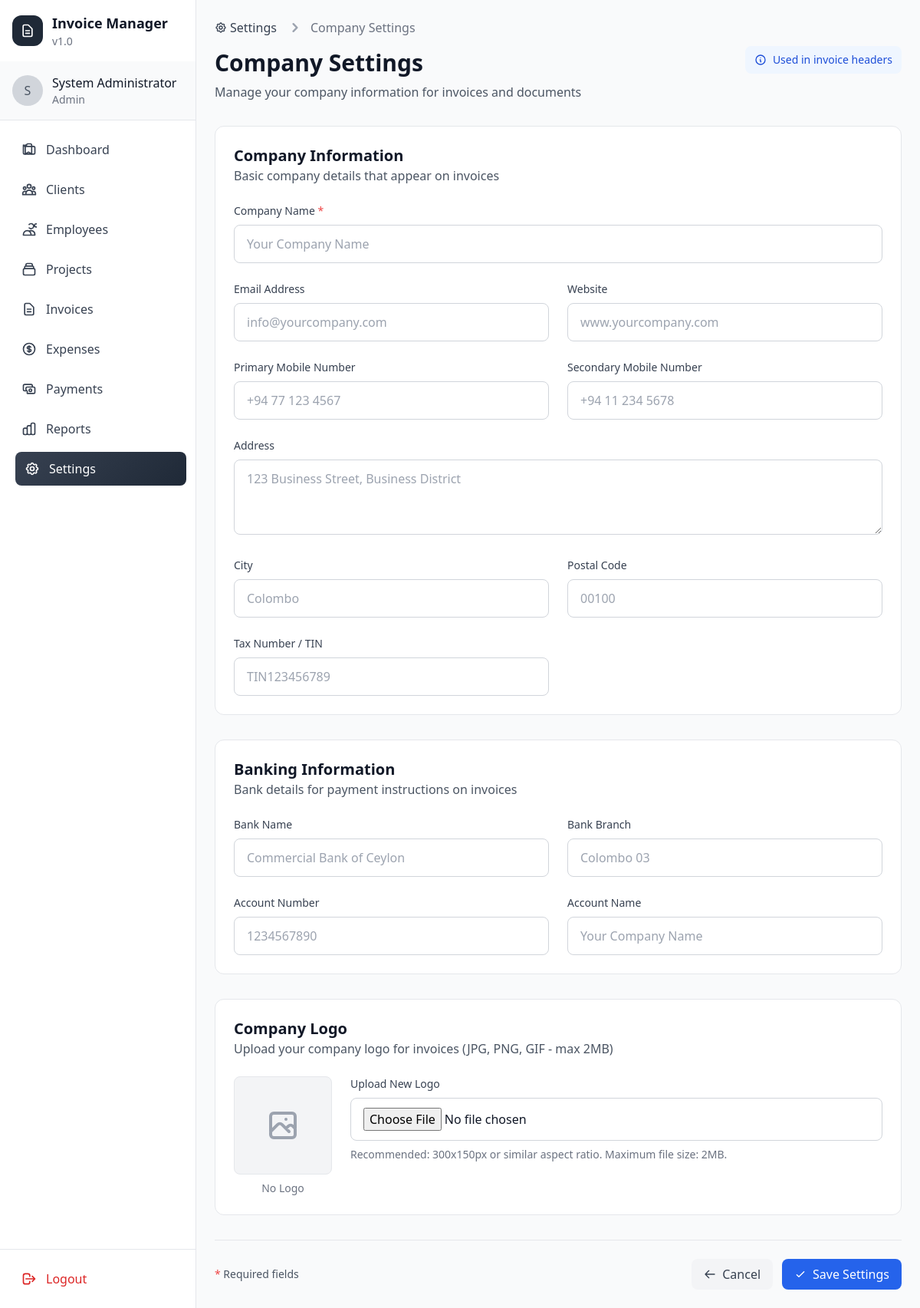
Before: /modules/settings/company-settings.php (signed in) with the older database file.
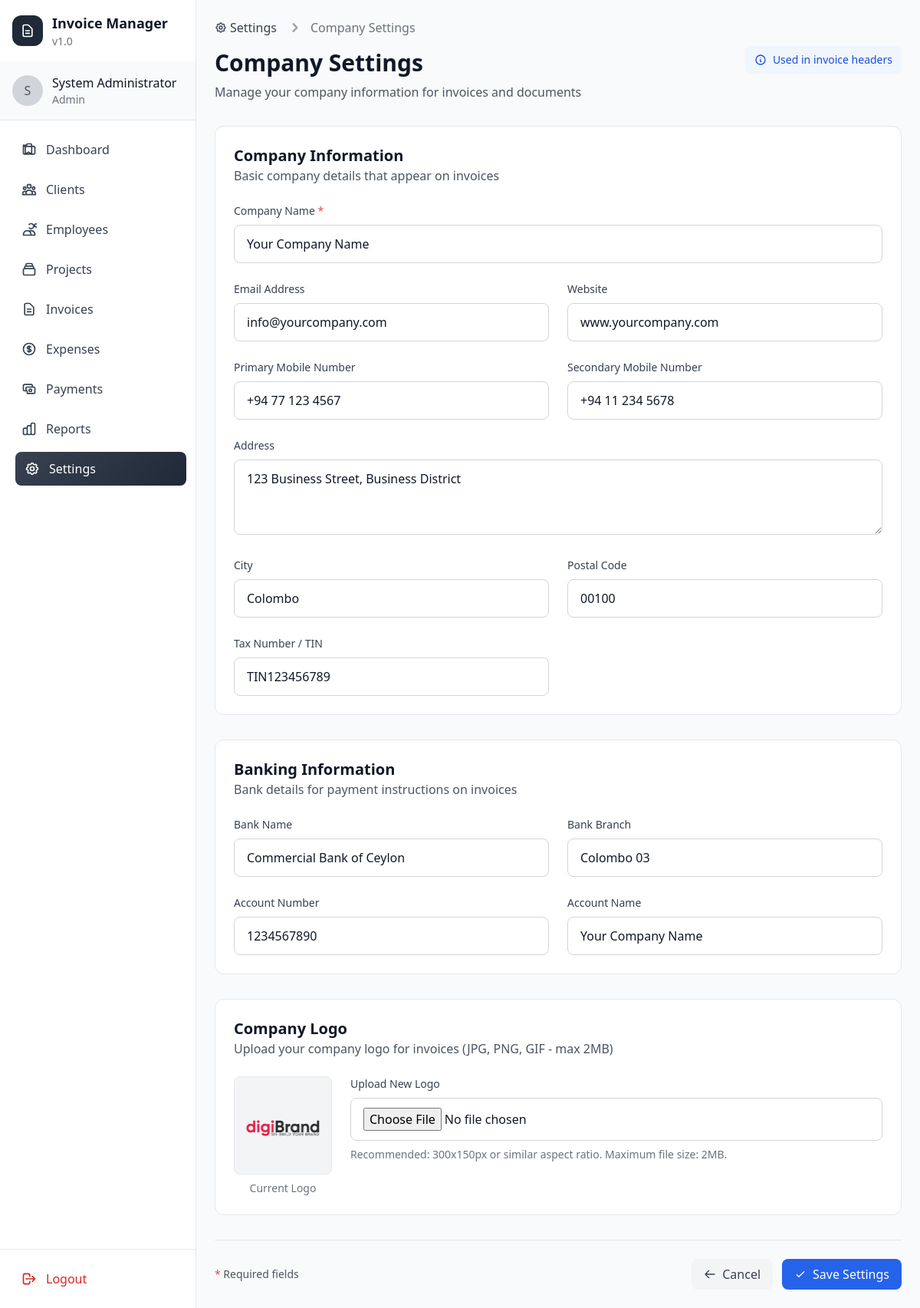
After: the same page with the newer database file.
### tables this page shows
CREATE TABLE company_settings (
    id INT PRIMARY KEY AUTO_INCREMENT,
    company_name VARCHAR(200) NOT NULL,
    email VARCHAR(100),
    mobile_number_1 VARCHAR(20),
    mobile_number_2 VARCHAR(20),
    address TEXT,
    city VARCHAR(100),
    postal_code VARCHAR(20),
    bank_name VARCHAR(100),
    bank_branch VARCHAR(100),
    bank_account_number VARCHAR(50),
    bank_account_name VARCHAR(100),
    tax_number VARCHAR(50),
    website VARCHAR(100),
    logo_path VARCHAR(255) DEFAULT 'assets/uploads/logo.png',
    created_at TIMESTAMP DEFAULT CURRENT_TIMESTAMP,
    updated_at TIMESTAMP DEFAULT CURRENT_TIMESTAMP ON UPDATE CURRENT_TIMESTAMP
);

### core/Helper.php (called while the page is built, shortened)
<?php
class Helper {
    public static function baseUrl($path = '') {
        $protocol = isset($_SERVER['HTTPS']) && $_SERVER['HTTPS'] === 'on' ? 'https' : 'http';
        $host = $_SERVER['HTTP_HOST'];
        $scriptPath = $_SERVER['SCRIPT_NAME'];
        $appDir = '';
        if (strpos($scriptPath, '/digibrandcrm/') !== false) {
            $parts = explode('/digibrandcrm/', $scriptPath);
            $appDir = dirname($parts[0]) . '/digibrandcrm';
        } else {
            $appDir = dirname($_SERVER['SCRIPT_NAME']);
        }
        $baseUrl = $protocol . '://' . $host . $appDir;
        if ($path) {
            return rtrim($baseUrl, '/') . '/' . ltrim($path, '/');
        }
        return rtrim($baseUrl, '/') . '/';
    }
}
?>

### modules/settings/company-settings.php (the view, shortened to what the rows shown need)
<?php
require_once '../../core/Helper.php';
$errors = [];
$settings = null;
$database = new Database();
$db = $database->getConnection();
try {
    $settingsQuery = "SELECT * FROM company_settings ORDER BY id DESC LIMIT 1";
    $settingsStmt = $db->prepare($settingsQuery);
    $settingsStmt->execute();
    $settings = $settingsStmt->fetch(PDO::FETCH_ASSOC);
} catch (Exception $e) {
    $errors[] = 'Error loading current settings.';
}
include '../../includes/header.php';
?>
<div class="max-w-6xl mx-auto">
    <div class="mb-8">
        <div class="flex flex-col sm:flex-row sm:items-center sm:justify-between">
            <div>
                <h1 class="text-3xl font-bold text-gray-900">Company Settings</h1>
            </div>
        </div>
    </div>
    <form method="POST" enctype="multipart/form-data" class="space-y-8">
        <div class="bg-white rounded-xl border border-gray-200 p-6">
            <div class="mb-6">
                <h2 class="text-xl font-semibold text-gray-900">Company Information</h2>
            </div>
            <div class="grid grid-cols-1 md:grid-cols-2 gap-6">
                <div class="md:col-span-2">
                    <label for="company_name" class="block text-sm font-medium text-gray-700 mb-2">
                        Company Name <span class="text-red-500">*</span>
                    </label>
                    <input type="text"
                           id="company_name"
                           name="company_name"
                           required
                           maxlength="200"
                           value="<?php echo htmlspecialchars($settings['company_name'] ?? ''); ?>"
                           class="w-full px-4 py-3 border border-gray-300 rounded-lg focus:ring-2 focus:ring-blue-500 focus:border-blue-500"
                           placeholder="Your Company Name">
                </div>
                <div>
                    <label for="email" class="block text-sm font-medium text-gray-700 mb-2">
                        Email Address
                    </label>
                    <input type="email"
                           id="email"
                           name="email"
                           maxlength="100"
                           value="<?php echo htmlspecialchars($settings['email'] ?? ''); ?>"
                           class="w-full px-4 py-3 border border-gray-300 rounded-lg focus:ring-2 focus:ring-blue-500 focus:border-blue-500"
                           placeholder="info@yourcompany.com">
                </div>
                <div>
                    <label for="website" class="block text-sm font-medium text-gray-700 mb-2">
                        Website
                    </label>
                    <input type="url"
                           id="website"
                           name="website"
                           maxlength="100"
                           value="<?php echo htmlspecialchars($settings['website'] ?? ''); ?>"
                           class="w-full px-4 py-3 border border-gray-300 rounded-lg focus:ring-2 focus:ring-blue-500 focus:border-blue-500"
                           placeholder="www.yourcompany.com">
                </div>
                <div>
                    <label for="mobile_number_1" class="block text-sm font-medium text-gray-700 mb-2">
                        Primary Mobile Number
                    </label>
                    <input type="tel"
                           id="mobile_number_1"
                           name="mobile_number_1"
                           maxlength="20"
                           value="<?php echo htmlspecialchars($settings['mobile_number_1'] ?? ''); ?>"
                           class="w-full px-4 py-3 border border-gray-300 rounded-lg focus:ring-2 focus:ring-blue-500 focus:border-blue-500"
                           placeholder="+94 77 123 4567">
                </div>
                <div>
                    <label for="mobile_number_2" class="block text-sm font-medium text-gray-700 mb-2">
                        Secondary Mobile Number
                    </label>
                    <input type="tel"
                           id="mobile_number_2"
                           name="mobile_number_2"
                           maxlength="20"
                           value="<?php echo htmlspecialchars($settings['mobile_number_2'] ?? ''); ?>"
                           class="w-full px-4 py-3 border border-gray-300 rounded-lg focus:ring-2 focus:ring-blue-500 focus:border-blue-500"
                           placeholder="+94 11 234 5678">
                </div>
                <div class="md:col-span-2">
                    <label for="address" class="block text-sm font-medium text-gray-700 mb-2">
                        Address
                    </label>
                    <textarea id="address"
                              name="address"
                              rows="3"
                              class="w-full px-4 py-3 border border-gray-300 rounded-lg focus:ring-2 focus:ring-blue-500 focus:border-blue-500"
                              placeholder="123 Business Street, Business District"><?php echo htmlspecialchars($settings['address'] ?? ''); ?></textarea>
                </div>
                <div>
                    <label for="city" class="block text-sm font-medium text-gray-700 mb-2">
                        City
                    </label>
                    <input type="text"
                           id="city"
                           name="city"
                           maxlength="100"
                           value="<?php echo htmlspecialchars($settings['city'] ?? ''); ?>"
                           class="w-full px-4 py-3 border border-gray-300 rounded-lg focus:ring-2 focus:ring-blue-500 focus:border-blue-500"
                           placeholder="Colombo">
                </div>
                <div>
                    <label for="postal_code" class="block text-sm font-medium text-gray-700 mb-2">
                        Postal Code
                    </label>
                    <input type="text"
                           id="postal_code"
                           name="postal_code"
                           maxlength="20"
                           value="<?php echo htmlspecialchars($settings['postal_code'] ?? ''); ?>"
                           class="w-full px-4 py-3 border border-gray-300 rounded-lg focus:ring-2 focus:ring-blue-500 focus:border-blue-500"
                           placeholder="00100">
                </div>
                <div>
                    <label for="tax_number" class="block text-sm font-medium text-gray-700 mb-2">
                        Tax Number / TIN
                    </label>
                    <input type="text"
                           id="tax_number"
                           name="tax_number"
                           maxlength="50"
                           value="<?php echo htmlspecialchars($settings['tax_number'] ?? ''); ?>"
                           class="w-full px-4 py-3 border border-gray-300 rounded-lg focus:ring-2 focus:ring-blue-500 focus:border-blue-500"
                           placeholder="TIN123456789">
                </div>
            </div>
        </div>
        <div class="bg-white rounded-xl border border-gray-200 p-6">
            <div class="mb-6">
                <h2 class="text-xl font-semibold text-gray-900">Banking Information</h2>
            </div>
            <div class="grid grid-cols-1 md:grid-cols-2 gap-6">
                <div>
                    <label for="bank_name" class="block text-sm font-medium text-gray-700 mb-2">
                        Bank Name
                    </label>
                    <input type="text"
                           id="bank_name"
                           name="bank_name"
                           maxlength="100"
                           value="<?php echo htmlspecialchars($settings['bank_name'] ?? ''); ?>"
                           class="w-full px-4 py-3 border border-gray-300 rounded-lg focus:ring-2 focus:ring-blue-500 focus:border-blue-500"
                           placeholder="Commercial Bank of Ceylon">
                </div>
                <div>
                    <label for="bank_branch" class="block text-sm font-medium text-gray-700 mb-2">
                        Bank Branch
                    </label>
                    <input type="text"
                           id="bank_branch"
                           name="bank_branch"
                           maxlength="100"
                           value="<?php echo htmlspecialchars($settings['bank_branch'] ?? ''); ?>"
                           class="w-full px-4 py-3 border border-gray-300 rounded-lg focus:ring-2 focus:ring-blue-500 focus:border-blue-500"
                           placeholder="Colombo 03">
                </div>
                <div>
                    <label for="bank_account_number" class="block text-sm font-medium text-gray-700 mb-2">
                        Account Number
                    </label>
                    <input type="text"
                           id="bank_account_number"
                           name="bank_account_number"
                           maxlength="50"
                           value="<?php echo htmlspecialchars($settings['bank_account_number'] ?? ''); ?>"
                           class="w-full px-4 py-3 border border-gray-300 rounded-lg focus:ring-2 focus:ring-blue-500 focus:border-blue-500"
                           placeholder="1234567890">
                </div>
                <div>
                    <label for="bank_account_name" class="block text-sm font-medium text-gray-700 mb-2">
                        Account Name
                    </label>
                    <input type="text"
                           id="bank_account_name"
                           name="bank_account_name"
                           maxlength="100"
                           value="<?php echo htmlspecialchars($settings['bank_account_name'] ?? ''); ?>"
                           class="w-full px-4 py-3 border border-gray-300 rounded-lg focus:ring-2 focus:ring-blue-500 focus:border-blue-500"
                           placeholder="Your Company Name">
                </div>
            </div>
        </div>
        <div class="bg-white rounded-xl border border-gray-200 p-6">
            <div class="mb-6">
                <h2 class="text-xl font-semibold text-gray-900">Company Logo</h2>
            </div>
            <div class="flex items-start space-x-6">
                <?php if (!empty($settings['logo_path']) && file_exists('../../' . $settings['logo_path'])): ?>
                    <div class="flex-shrink-0">
                        <div class="w-32 h-32 bg-gray-100 rounded-lg overflow-hidden border">
                            <img src="<?php echo Helper::baseUrl($settings['logo_path']); ?>"
                                 alt="Company Logo"
                                 class="w-full h-full object-contain">
                        </div>
                        <p class="text-sm text-gray-500 mt-2 text-center">Current Logo</p>
                    </div>
                <?php endif; ?>
            </div>
        </div>
    </form>
</div>
<?php include '../../includes/footer.php'; ?>

Changed rows visible on the page:
added company_settings: company_name "Your Company Name", email "info@yourcompany.com", website "www.yourcompany.com", mobile_number_1 "+94 77 123 4567", mobile_number_2 "+94 11 234 5678", address "123 Business Street, Business District", city "Colombo", postal_code "00100", tax_number "TIN123456789", bank_name "Commercial Bank of Ceylon", bank_branch "Colombo 03", bank_account_number "1234567890", bank_account_name "Your Company Name", logo_path (picture)
Other visible differences:
text no longer shown: "No Logo"
text now shown: "Current Logo"
